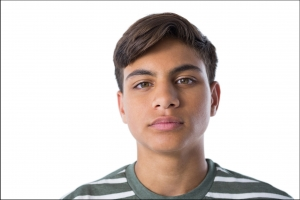
#> input picture img1.jpg, 300 x 200 px; the run also reads 1 picture not shown here
$ python 'Subtractiion Images.py'
#> lines starting #> are read from the running program, lines starting #| are printed output that depends on the picture
import cv2 as cv


img3 = cv.imread("img3.jpg")
img1 = cv.imread("img1.jpg")
#> img1 is the input picture: shape (200, 300, 3); mean B, G, R 205.8, 209.3, 217.4

subtractedImages = img3 - img1
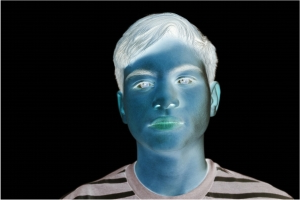
#> subtractedImages: shape (200, 300, 3); mean B, G, R 49.2, 45.7, 37.6


cv.imshow("Subtracted", subtractedImages)
cv.waitKey(0)
